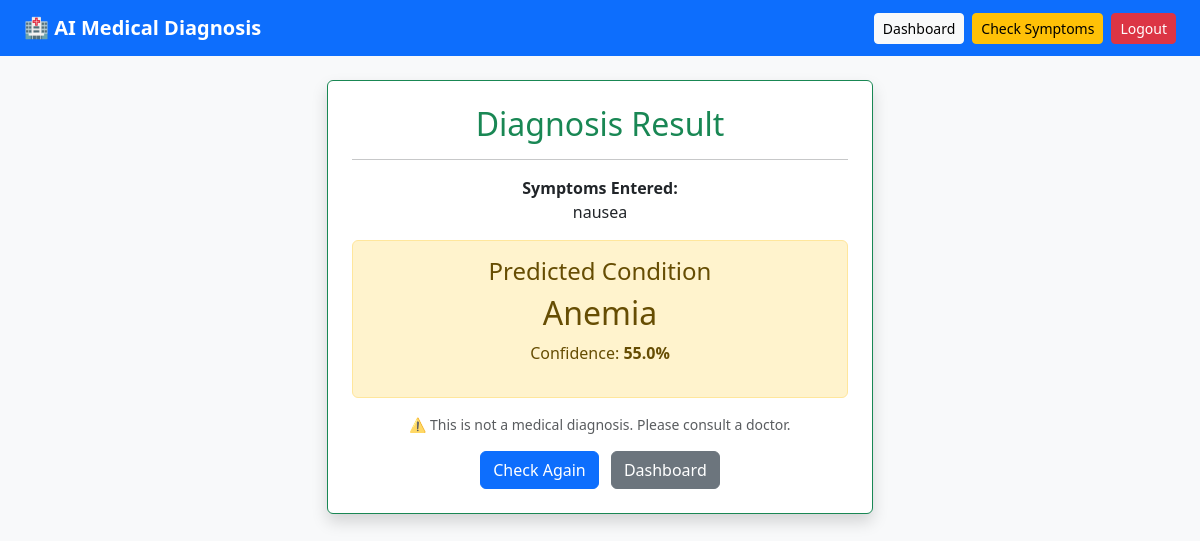
Screenshot of /result/2/ (signed in) with the database file from the repository.
### diagnosis/models.py (models this page shows, shortened)
class Diagnosis(models.Model):
    patient = models.ForeignKey(Patient, on_delete=models.CASCADE)
    symptoms = models.TextField()
    predicted_disease = models.CharField(max_length=200)
    confidence = models.FloatField()
    created_at = models.DateTimeField(auto_now_add=True)

### diagnosis/views.py (the view)
# urls.py: path('result/<int:pk>/', views.result_view, name='result'),
@login_required
def result_view(request, pk):
    diag = get_object_or_404(Diagnosis, pk=pk)
    return render(request, 'diagnosis/result.html', {'diag': diag})

### diagnosis/templates/diagnosis/result.html
{% extends 'diagnosis/base.html' %}
{% block content %}
<div class="row justify-content-center">
  <div class="col-md-6">
    <div class="card shadow border-success">
      <div class="card-body p-4 text-center">
        <h2 class="text-success">Diagnosis Result</h2>
        <hr>
        <p><strong>Symptoms Entered:</strong><br>{{ diag.symptoms }}</p>
        <div class="alert alert-warning mt-3">
          <h4>Predicted Condition</h4>
          <h2>{{ diag.predicted_disease }}</h2>
          <p>Confidence: <strong>{{ diag.confidence }}%</strong></p>
        </div>
        <p class="text-muted small mt-3">
          ⚠️ This is not a medical diagnosis. Please consult a doctor.
        </p>
        <a href="{% url 'predict' %}" class="btn btn-primary me-2">Check Again</a>
        <a href="{% url 'dashboard' %}" class="btn btn-secondary">Dashboard</a>
      </div>
    </div>
  </div>
</div>
{% endblock %}

### rows the page displays
Diagnosis: symptoms "nausea", predicted_disease "Anemia", confidence "55.0"
